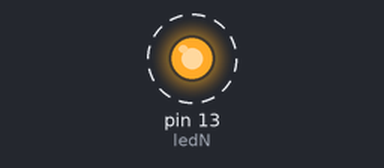
Simulated run of this sketch. Board: Arduino Uno, built with avr-gcc and run on an emulated ATmega328P. Parts: output pins drawn as LEDs (lit = HIGH). Dashed ring = blinking.

Above: at 0.5 s.
Timing chart, 0 to 3.0 s (numbered marks = the images above):
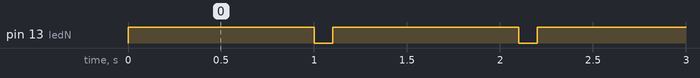

The sketch:

_00_LED.ino
```cpp
int ledN=13;
int waitTime=1000;

void setup() {
  // put your setup code here, to run once:
  pinMode(ledN,OUTPUT);
}

void loop() {
  // put your main code here, to run repeatedly:
  digitalWrite(ledN,HIGH);
  delay(waitTime);
  digitalWrite(ledN,LOW);
  delay(100);
}
```

Measured:
- by itself, pin 13 (ledN): alternates HIGH for 1.0 s and LOW for 0.10 s
